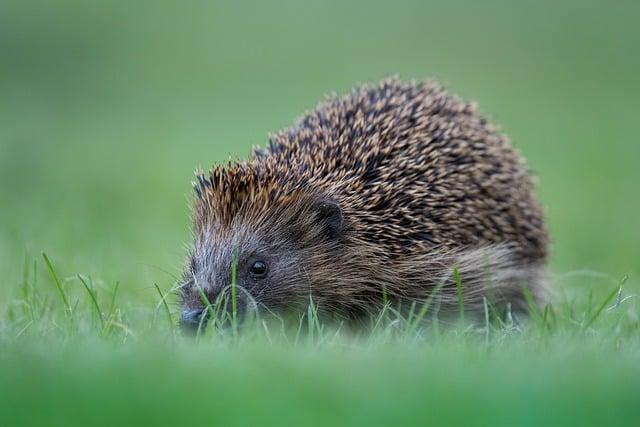
#> input picture jez.jpg, 640 x 427 px
$ python demozaikowanie.py
#> lines starting #> are read from the running program, lines starting #| are printed output that depends on the picture
import numpy as np
import matplotlib.pyplot as plt
from scipy.ndimage import convolve
from skimage import io, transform, color

# Wczytanie obrazu i przekształcenie do skali szarości dla konwolucji
image = io.imread('jez.jpg')[:, :, :3]  # Załadowanie obrazu i usunięcie kanału alfa
#> image is the input picture: shape (427, 640, 3); mean R, G, B 106, 139.2, 105.2
image = transform.resize(image, (1024, 1024, 3))  # Skalowanie obrazu
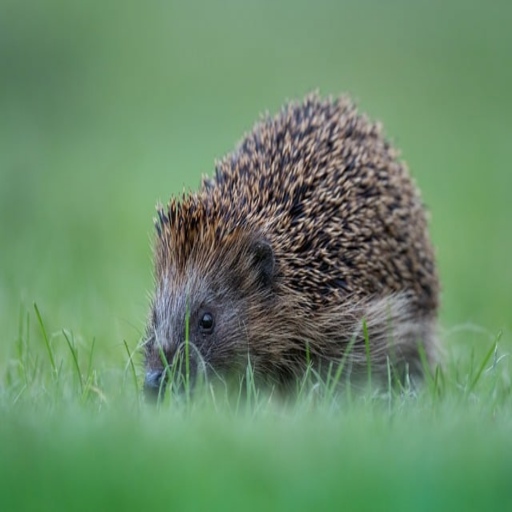
#> image: shape (1024, 1024, 3) float64 (shown at 1/2 size); mean R, G, B 0.416, 0.546, 0.412
image_gray = color.rgb2gray(image)  # Konwersja do skali szarości
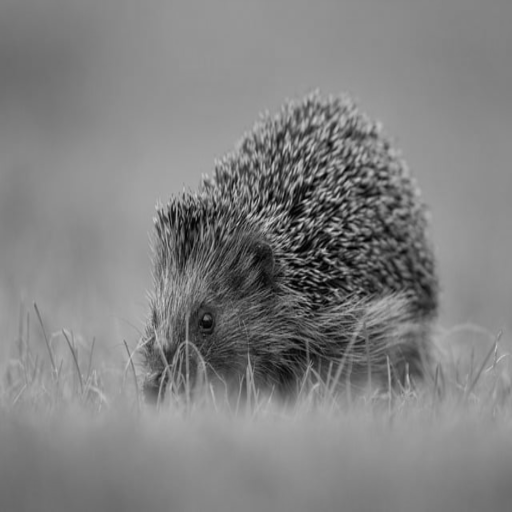
#> image_gray: shape (1024, 1024) float64 (shown at 1/2 size); min 0.00143, max 0.874, mean 0.509

# Definicja filtrów konwolucyjnych
sobel_x = np.array([[1, 0, -1], [2, 0, -2], [1, 0, -1]])  # Operator Sobela w kierunku X
blur = (1/16) * np.array([[1, 2, 1], [2, 4, 2], [1, 2, 1]])  # Rozmycie Gaussowskie
sharpen = np.array([[0, -1, 0], [-1, 5, -1], [0, -1, 0]])  # Filtr wyostrzający

# Funkcja do zastosowania filtru konwolucyjnego
def apply_filter(image, kernel, title):
#> called with kernel = array of shape (3, 3), title = 'Wykrywanie krawędzi - Sobel X'
    filtered = convolve(image, kernel)  # Konwolucja na skali szarości
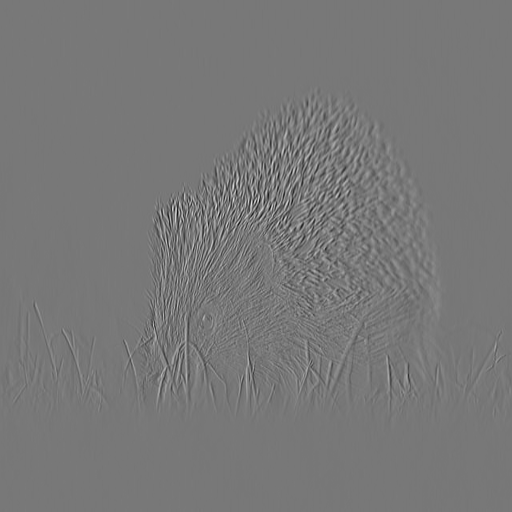
#> filtered: shape (1024, 1024) float64 (shown at 1/2 size); min -2.03, max 2.28, mean 0.000167; drawn with min black and max white
    plt.figure(figsize=(6, 6))
    plt.imshow(filtered, cmap='gray')
    plt.title(title)
    plt.axis('off')
    plt.show()

# Wykrywanie krawędzi, rozmywanie i wyostrzanie obrazu
apply_filter(image_gray, sobel_x, 'Wykrywanie krawędzi - Sobel X')
apply_filter(image_gray, blur, 'Rozmywanie obrazu')
apply_filter(image_gray, sharpen, 'Wyostrzanie obrazu')
#> call 3 of apply_filter, with kernel = array of shape (3, 3), title = 'Wyostrzanie obrazu'
#> in apply_filter (call 3), `filtered = convolve(image, kernel)`:
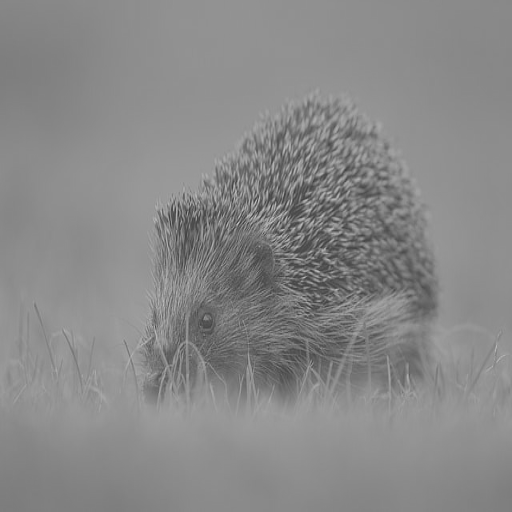
#> filtered: shape (1024, 1024) float64 (shown at 1/2 size); min -0.62, max 1.49, mean 0.509; drawn with min black and max white

# Definicja maski Bayera
bayer_mask = np.zeros((2, 2, 3))
bayer_mask[0, 0, 0] = 1  # Czerwony
bayer_mask[0, 1, 1] = 1  # Zielony
bayer_mask[1, 0, 1] = 1  # Zielony
bayer_mask[1, 1, 2] = 1  # Niebieski

# Powielenie maski Bayera na cały obraz
bayer_filter = np.tile(bayer_mask, (image.shape[0] // 2, image.shape[1] // 2, 1))

# Symulacja obrazu z czujnika
sensor_image = image * bayer_filter
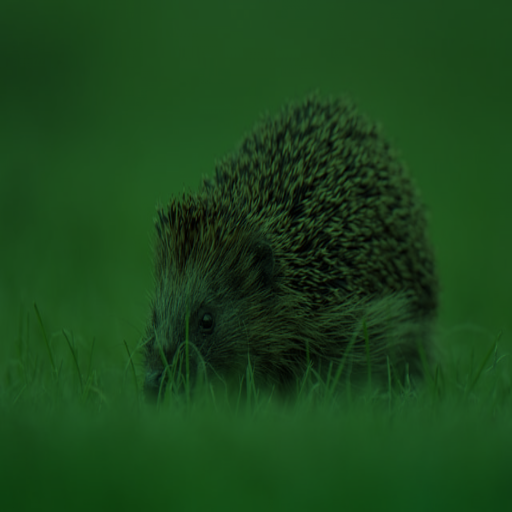
#> sensor_image: shape (1024, 1024, 3) float64 (shown at 1/2 size); mean R, G, B 0.104, 0.273, 0.103

# Filtry interpolacyjne dla demozaikowania
interp_kernels = {
    'red': np.array([[0.25, 0.5, 0.25], [0.5, 1, 0.5], [0.25, 0.5, 0.25]]),
    'green': np.array([[0, 0.25, 0], [0.25, 1, 0.25], [0, 0.25, 0]]),
    'blue': np.array([[0.25, 0.5, 0.25], [0.5, 1, 0.5], [0.25, 0.5, 0.25]])
}

# Implementacja demozaikowania
reconstructed_image = np.dstack([
    convolve(sensor_image[:, :, 0], interp_kernels['red'], mode="nearest"),
    convolve(sensor_image[:, :, 1], interp_kernels['green'], mode="nearest"),
    convolve(sensor_image[:, :, 2], interp_kernels['blue'], mode="nearest")
])

# Normalizacja wartości do przedziału [0, 1]
reconstructed_image = np.clip(reconstructed_image, 0, 1)

# Wizualizacja wyniku demozaikowania
plt.figure(figsize=(6, 6))
plt.imshow(reconstructed_image)
plt.title('Demozaikowanie - Filtr Bayera')
plt.axis('off')
plt.show()

$ run again, with 60836_escape_from_the_shadows.jpg copied over jez.jpg
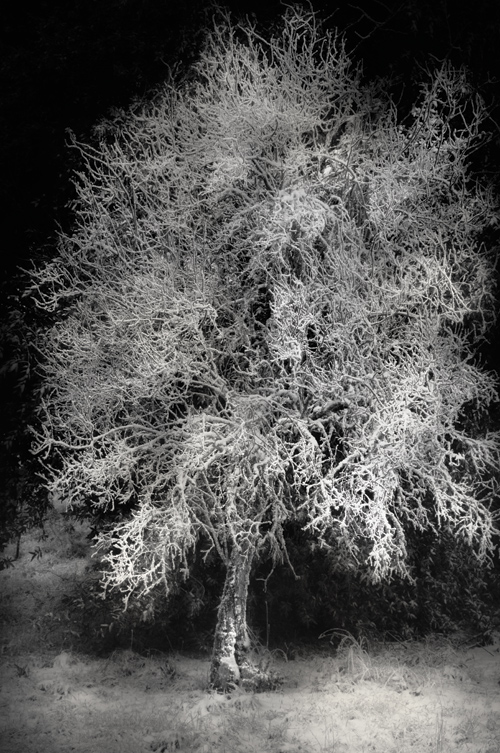
#> input picture 60836_escape_from_the_shadows.jpg, 500 x 753 px
#> image is the input picture: shape (753, 500, 3); mean R, G, B 85.3, 84.8, 83.7
#> image: shape (1024, 1024, 3) float64
#> `sensor_image = image * bayer_filter`:
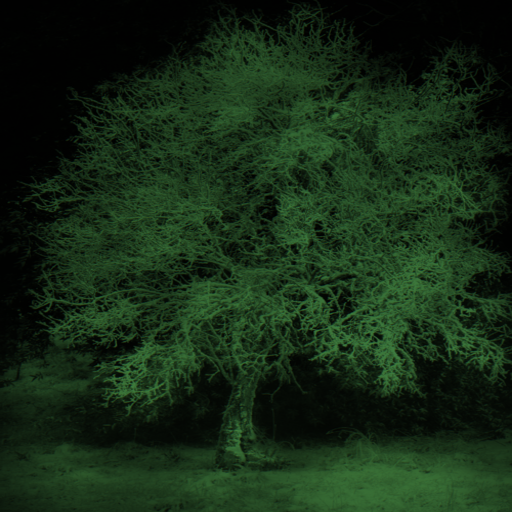
#> sensor_image: shape (1024, 1024, 3) float64 (shown at 1/2 size); mean R, G, B 0.0835, 0.166, 0.0821
#> `reconstructed_image = np.dstack([ convolve(sensor_image[:, :, 0], inte..`:
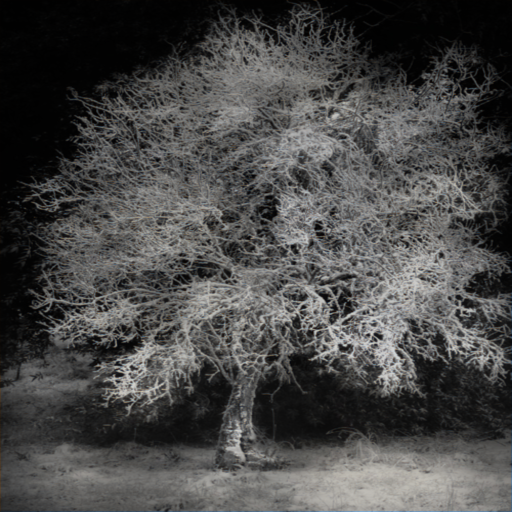
#> reconstructed_image: shape (1024, 1024, 3) float64 (shown at 1/2 size); mean R, G, B 0.334, 0.332, 0.328; drawn with min black and max white

$ run again, with panda.jpg copied over jez.jpg
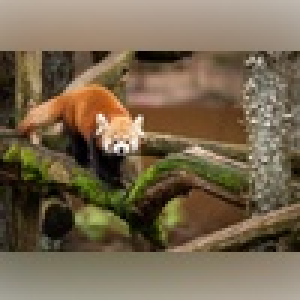
#> input picture panda.jpg, 100 x 100 px (shown 3 times larger)
#> image is the input picture: shape (100, 100, 3); mean R, G, B 119.2, 103.2, 79.2
#> image: shape (1024, 1024, 3) float64
#> `sensor_image = image * bayer_filter`:
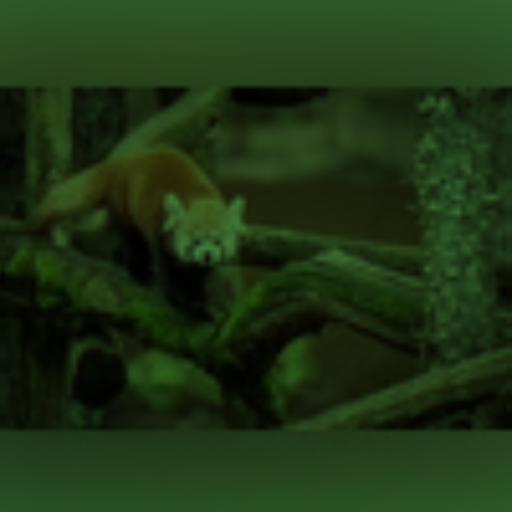
#> sensor_image: shape (1024, 1024, 3) float64 (shown at 1/2 size); mean R, G, B 0.117, 0.202, 0.0776
#> `reconstructed_image = np.dstack([ convolve(sensor_image[:, :, 0], inte..`:
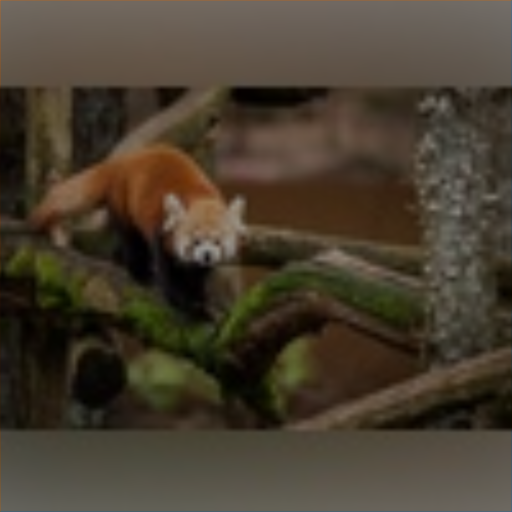
#> reconstructed_image: shape (1024, 1024, 3) float64 (shown at 1/2 size); mean R, G, B 0.467, 0.405, 0.31; drawn with min black and max white
